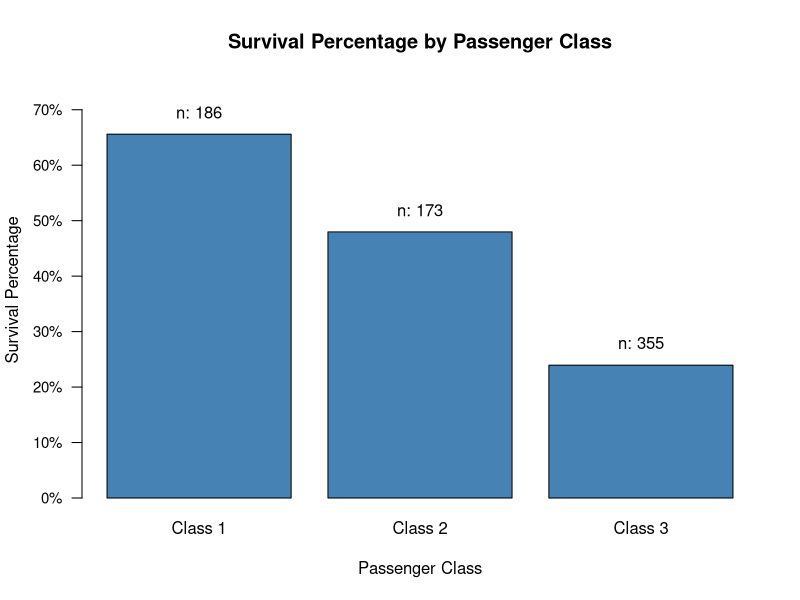
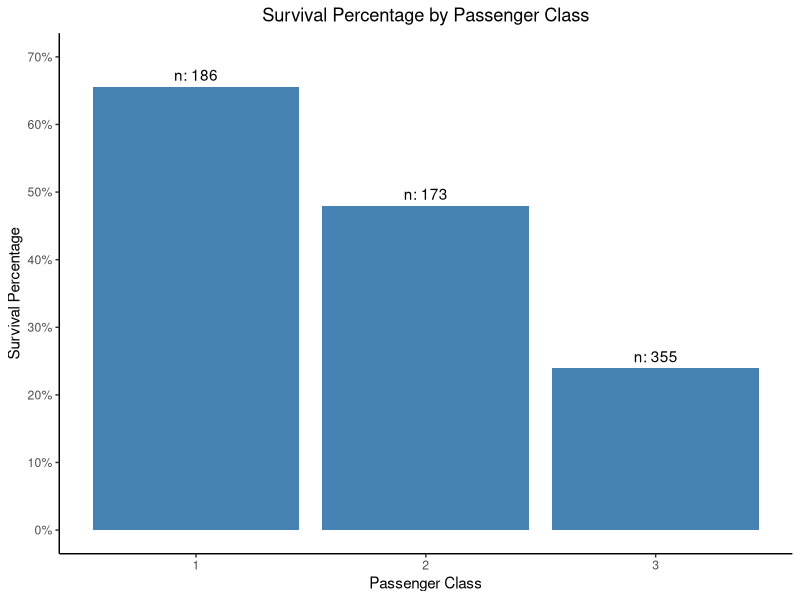
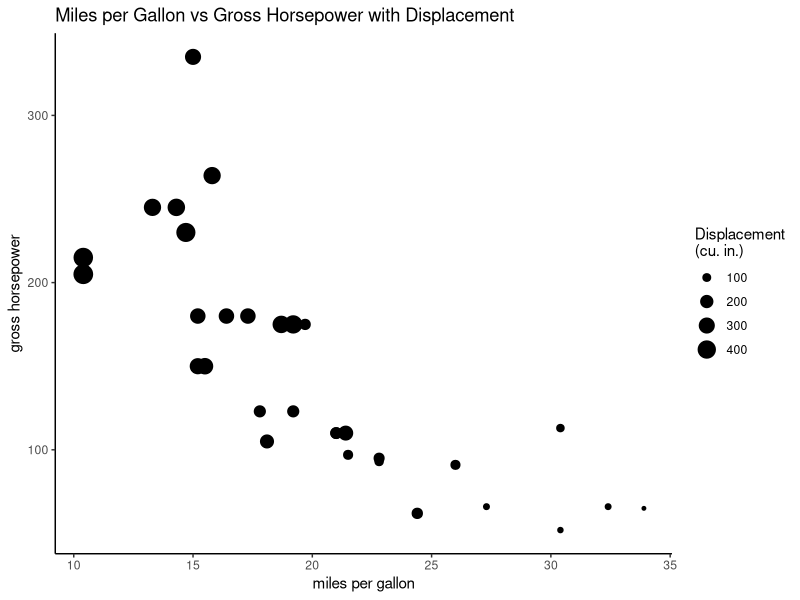
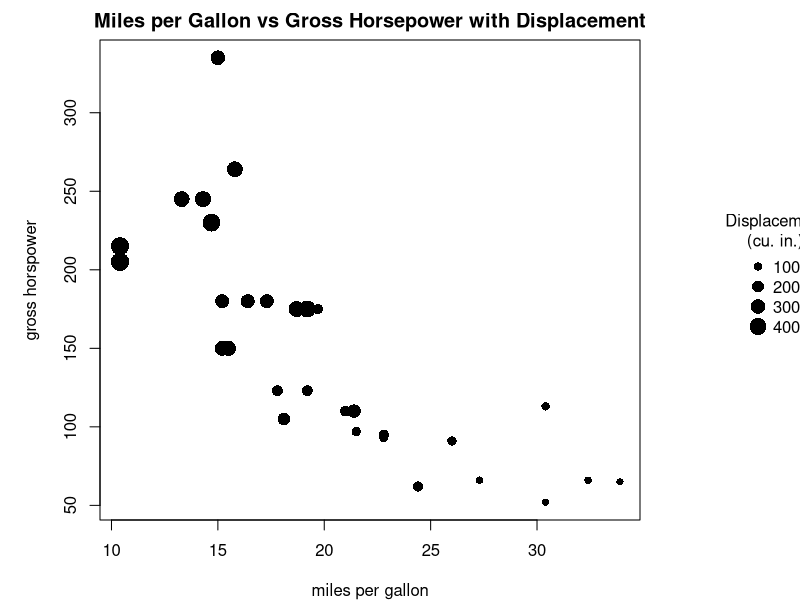

R code for these plots, in order:
## ---- chunk 1
knitr::opts_chunk$set(echo = TRUE)
library(tidyverse)
## ---- chunk 2
titanic <- read.csv("data/titanic.csv")
## ---- chunk 3
# calculate survival percentage by class and count by class.
surv_pct <- aggregate(Survived ~ Pclass, data = titanic, FUN = mean)
class_ct <- aggregate(Survived ~ Pclass, data = titanic, FUN = length)

# Merge those two results into a single data frame, and specify 
# column names
by_class_data <- merge(surv_pct, class_ct,
                       by = "Pclass")
colnames(by_class_data) <- c("Pclass", "Surv_Pct", "Count")
#str(by_class_data)
## ---- chunk 4
plt <- barplot(by_class_data$Surv_Pct, 
               names.arg = paste("Class", by_class_data$Pclass),
               col = 'steelblue',
               main = "Survival Percentage by Passenger Class",
               ylab = "Survival Percentage",
               xlab = "Passenger Class",
               ylim = c(0.0, 0.75),
               axes = FALSE
)

# Add y axis
axis(2, at = seq(0.0, 0.7, by = 0.1),
     labels = paste(seq(0, 70, by = 10), "%", sep=""),
     las = 1,
     cex.axis = 0.9)

# Add the text of the labels
text(x = plt, 
     y = by_class_data$Surv_Pct + 0.04, 
     labels = paste("n: ", by_class_data$Count, sep=""), 
     cex=1) 
## ---- chunk 5
titanic <- read_csv("data/titanic.csv")
## ---- chunk 6
survival <- titanic %>%  
  group_by(Pclass) %>% 
  summarize(Count = n(),
            Surv_Pct = mean(Survived))
## ---- chunk 7
ggplot(survival, aes(x = Pclass, y = Surv_Pct)) +
  geom_col(fill = "steelblue") +
  geom_text(aes(label = paste("n: ", Count, sep="")), vjust = -0.5) +
  xlab("Passenger Class") +
  ylab("Survival Percentage") +
  ggtitle("Survival Percentage by Passenger Class") +
  scale_y_continuous(limits = c(0, 0.70),
                     breaks = seq(0, .7, by = 0.10),
                     labels = paste(seq(0, 70, by = 10), "%", sep=""))  +
  theme_classic() +
  theme(plot.title = element_text(hjust = 0.5)) # Centers title
## ---- chunk 8
ggplot(mtcars, aes(x=mpg, y=hp, size=disp))+
  geom_point()+
  ggtitle('Miles per Gallon vs Gross Horsepower with Displacement')+
  labs(size = 'Displacement\n(cu. in.)', x='miles per gallon', y='gross horsepower')+
  theme_classic()
## ---- chunk 9
par(mar=c(4, 5, 2, 8), xpd = T) # bottom, left, top, right

plot(mtcars$mpg, mtcars$hp, cex = sqrt(mtcars$disp/3.14)/5,
     pch=16,
     main = 'Miles per Gallon vs Gross Horsepower with Displacement',
     xlab = 'miles per gallon',
     ylab = 'gross horspower')
legend('right', inset=c(-0.35,0),
       legend=c('100', '200', '300', '400'),
       title = 'Displacement\n(cu. in.)',
       pch=16, ncol=1, pt.cex = sqrt(c(100, 200, 300, 400)/3.14)/5,
       bty = 'n')
